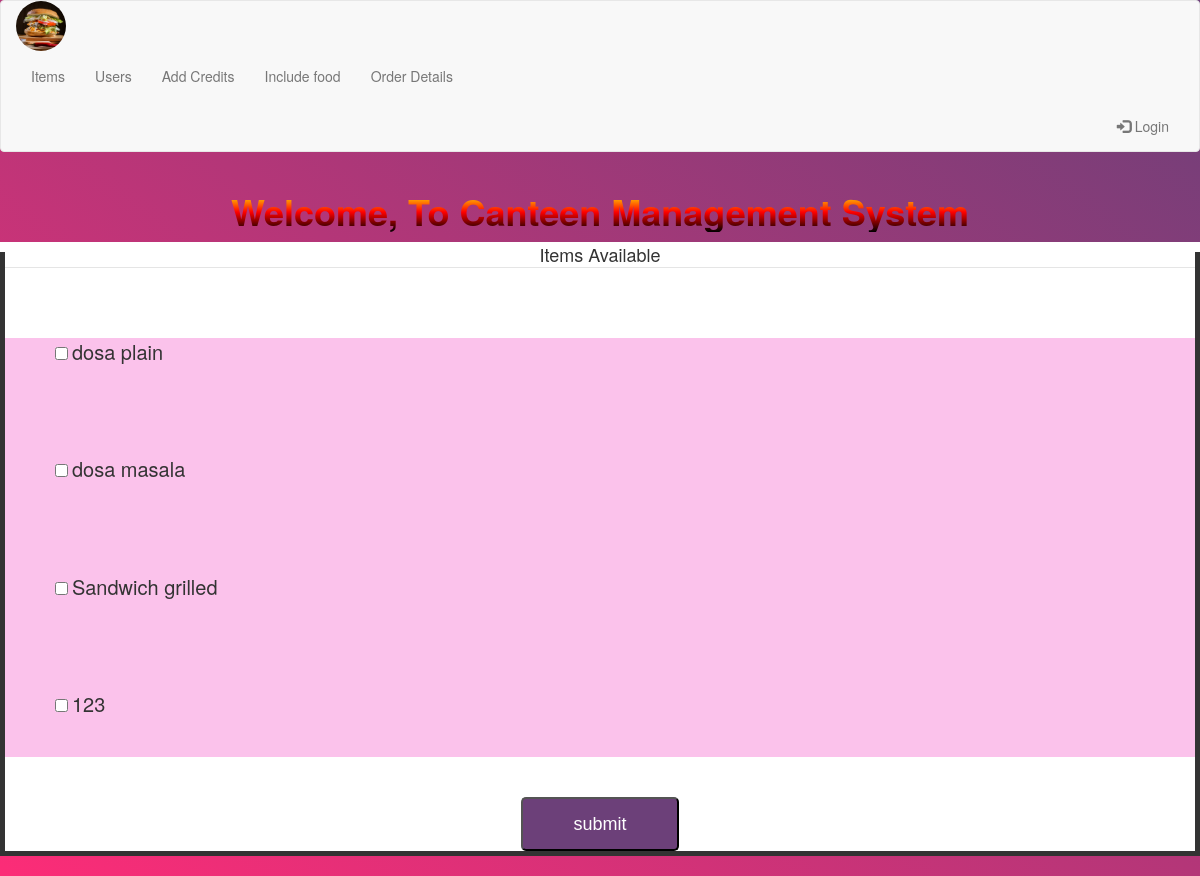
The app's page /food/include_food.php, older data.
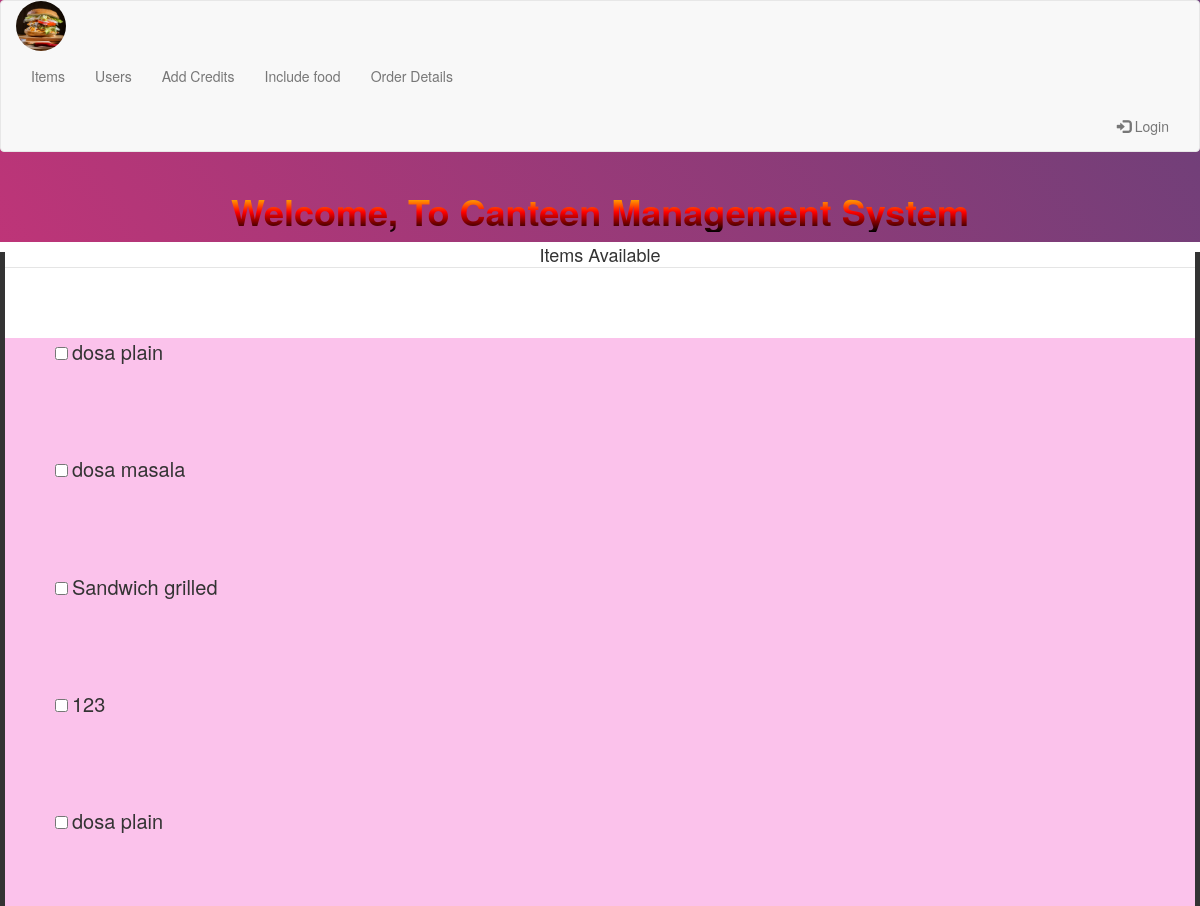
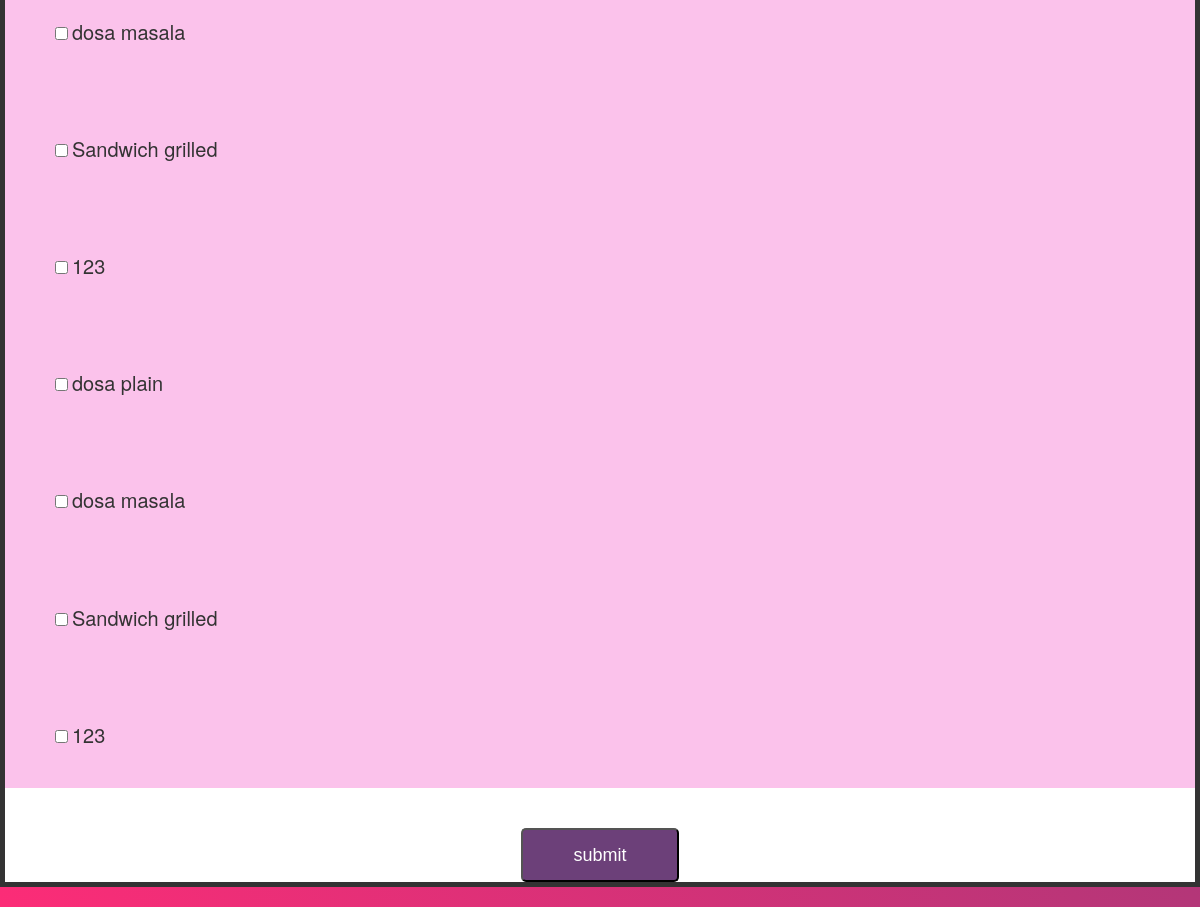
The same page, newer data (2 pictures, top to bottom).
### tables this page shows
CREATE TABLE `food_items` (
  `item_name` varchar(20) NOT NULL,
  `price` int(10) NOT NULL,
  `Include` int(11) NOT NULL DEFAULT 0
);

### food/include_food.php (the view, shortened to what this page needs)
<?php
include("../signin/navigation3.php");
$conn = mysqli_connect("localhost", "phpmyadmin", "admin", "canteen_delivery_system") or die("Connection Error: " . mysqli_error($conn));
$result = mysqli_query($conn, "SELECT * FROM food_items ");
?>
<html>
<head>
</head>
<body style="background: -webkit-gradient(linear, left bottom, left top, from(#fbc2eb), to(#a18cd1));
  background: -webkit-linear-gradient(bottom, #fbc2eb 0%, #a18cd1 100%);
  background: -moz-linear-gradient(bottom, #fbc2eb 0%, #a18cd1 100%);
  background: -o-linear-gradient(bottom, #fbc2eb 0%, #a18cd1 100%);
  background: linear-gradient(to top, #fbc2eb 0%, #a18cd1 100%);
   background: -webkit-gradient(linear, left bottom, right top, from(#fc2c77), to(#6c4079));
  background: -webkit-linear-gradient(bottom left, #fc2c77 0%, #6c4079 100%);
  background: -moz-linear-gradient(bottom left, #fc2c77 0%, #6c4079 100%);
  background: -o-linear-gradient(bottom left, #fc2c77 0%, #6c4079 100%);
  background: linear-gradient(to top right, #fc2c77 0%, #6c4079 100%);">
<div style="background-color:white;">
<form action="./include.php" method='post'>
<fieldset style="border:solid 5px ; ">
  <legend style="text-align:center; font-size: large;">Items Available</legend>
  <div class="d">
<?php
while($row = mysqli_fetch_array($result)) {
?>
  <div style="float:bottom;  margin-top:50px; margin-left:50px"><input type="checkbox" name="<?=$row["item_name"];?>"  > <span style="font-size: 20px;"><?=$row["item_name"];?> <span></p><br></div>
<?php
}
?>
  </div>
<br>
<br>
<center><button type="submit" class="button"> submit  </submit>
</fieldset>
</div>
<br>

### signin/navigation3.php (shortened to what this page needs)
<!DOCTYPE html>
<html lang="en">
<head>
    <link rel="stylesheet" href="https://maxcdn.bootstrapcdn.com/bootstrap/3.4.0/css/bootstrap.min.css">
</head>
<body >
<div class="pos">
    <nav class="navbar navbar-default">
        <div class="container-fluid">
            <div class="navbar-header">
               <a> <img src=".././assets/logo.jpg" alt=""/></a>
            </div>
            <ul class="nav navbar-nav">
                <li class="dropdown">
                    <a href="javascript:void(0)" class="dropbtn">Items</a>
                </li>
                <li class="dropdown">
                    <a href="javascript:void(0)" class="dropbtn">Users</a>
                </li>
                <li><a href="../user/add_credits.php" >Add Credits</a></li>
                <li><a href="../food/include_food.php">Include food</a></li>
                <li><a href="../status.php" >Order Details</a></li>
                <li style="float:right; margin-left:800px;"><a href="../signin/index.php"><span class="glyphicon glyphicon-log-in"></span> Login</a> </li>
            </ul>
        </div>
    </nav>
    </div>
    <marquee behavior="scroll" direction="left" scrollamount= "15" style="text-align: center  ;  ">
    <div style="display: flex; align-items: center; justify-content: center; ">
        <h1
        style=" background: -webkit-linear-gradient(yellow, red, black);
  -webkit-background-clip: text;
  -webkit-text-fill-color: transparent;
  font-weight: bolder;
  text-align: center;
  "
        >Welcome, To Canteen Management System</h1>
    </div>
    </marquee>

### signin/navigation3.php (style rules this page uses)
.pos { position: sticky; }
li a, .dropbtn { display: inline-block; color: white; text-align: center; padding: 14px 16px; text-decoration: none; }
li.dropdown { display: inline-block; }
img { width: 50px; height: 50px; border-radius: 25px; }
body { background-image:url("https://images.pexels.com/photos/842571/pexels-photo-842571.jpeg?auto=compress&cs=tinysrgb&w=1260&h=750&dpr=1"); background-size: cover; background-repeat: no-repeat; background-position: center; }

### food/include_food.php (style rules this page uses)
.button { display: inline-block; line-height: 50px; padding: 0 50px; -webkit-transition: all 0.4s ease; -o-transition: all 0.4s ease; -moz-transition: all 0.4s ease; transition: all 0.4s ease; cursor: pointer; font-size: 18px; color: #fff; font-family: "Poppins", "Arial", "Helvetica Neue", sans-serif; -webkit-border-radius: 5px; -moz-border-radius: 5px; border-radius: 5px; background: #6c4079; }
.d { background-color: #fbc2eb; }

Row changes from the older to the newer data that the page shows:
added food_items: item_name "dosa plain"
added food_items: item_name "dosa masala"
added food_items: item_name "Sandwich grilled"
added food_items: item_name "123"
added food_items: item_name "dosa plain"
added food_items: item_name "dosa masala"
added food_items: item_name "Sandwich grilled"
added food_items: item_name "123"
